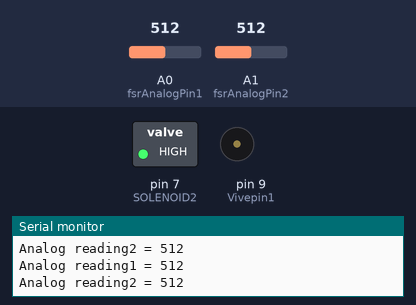
This sketch was run on a simulated Arduino Uno, built with avr-gcc and run on an emulated ATmega328P. Shown: switched loads named in the sketch (green lamp = pin HIGH), buzzer (waves = sounding), the last lines printed to the serial monitor. The inputs (shaded band) are chosen by the test bench; at power-on: A0 (fsrAnalogPin1) = 512, A1 (fsrAnalogPin2) = 512. Pins used as bus, display or sensor lines are not drawn.

Above: at 1.2 s.
1.3 s: A0 (fsrAnalogPin1) set to 716
At 1.9 s:
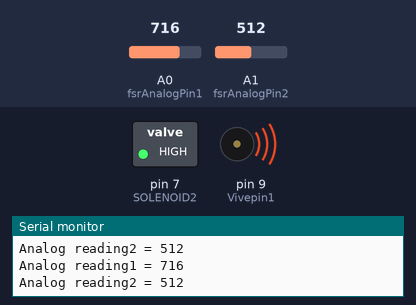
2.9 s: A1 (fsrAnalogPin2) set to 55
4.4 s: A1 (fsrAnalogPin2) set to 45
7.4 s: A0 (fsrAnalogPin1) set to 511
At 8.3 s:
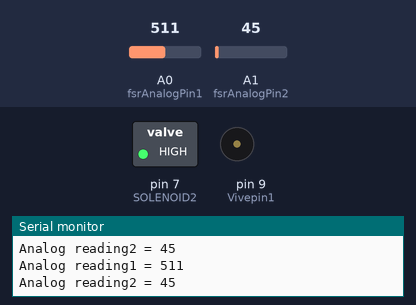
10.4 s: A0 (fsrAnalogPin1) set to 900
At 11.7 s:
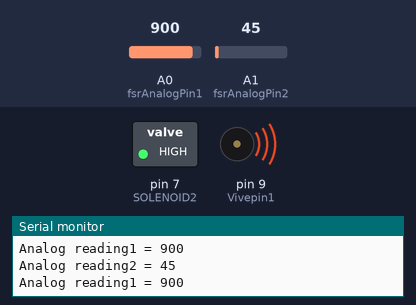
Timing chart, 0 to 13.4 s (numbered marks = the images above; inputs shaded):
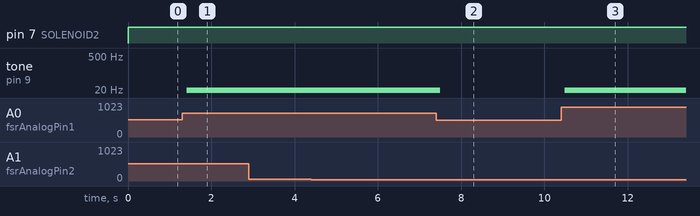

Measured:
- after the input at 1.3 s, tone on pin 9 (Vivepin1): silent → 1 Hz after 0.11 s
- after the input at 7.4 s, tone on pin 9 (Vivepin1): 1 Hz → silent after 0.09 s
- after the input at 10.4 s, tone on pin 9 (Vivepin1): silent → 1 Hz after 0.09 s

The sketch:

HapticShoesCode_new.ino
```cpp
int fsrAnalogPin1 = 0; // FSR is connected to analog 0
int fsrAnalogPin2 = A1;
int Vivepin1 = 9;      // connect Red LED to pin 11 (PWM pin)
int Vivepin2 = 10;
int fsrReading1;      // the analog reading from the FSR resistor divider
int fsrReading2;      // the analog reading from the FSR resistor divider
int vibe1;
int vibe2;
int air1;
int air2;

const int SOLENOID1 =6;
const int SOLENOID2 =7;

void setup(void) {
  Serial.begin(9600);   // We'll send debugging information via the Serial monitor
  pinMode(Vivepin1, OUTPUT);
  pinMode (SOLENOID1, OUTPUT);
  pinMode (SOLENOID2, OUTPUT);
}

void loop(void) {
  fsrReading1 = analogRead(fsrAnalogPin1);
  Serial.print("Analog reading1 = ");
  Serial.println(fsrReading1);

  fsrReading2 = analogRead(fsrAnalogPin2);
  Serial.print("Analog reading2 = ");
  Serial.println(fsrReading2);

  // we'll need to change the range from the analog reading (0-1023) down to the range
  // used by analogWrite (0-255) with map!\

  vibe1 = map(fsrReading1, 0, 1023, 0, 255);
  vibe2 = map(fsrReading1, 0, 1023, 0, 255);

  if(fsrReading1 != 0)
  {
    tone(9,vibe1/150);
  }
  if(fsrReading1 == 0)
  {
    noTone(9);
  }

  air1 = map(fsrReading2, 0, 1023, 0, 255);
  air2 = map(fsrReading2, 0, 1023, 0, 255);
  // LED gets brighter the harder you press
  digitalWrite(Vivepin1, vibe1);
  digitalWrite(Vivepin2, vibe2);
  digitalWrite(SOLENOID1, air1);
  digitalWrite(SOLENOID2, air2);

  if(fsrReading2 >= 50)
  {
    numericTouched();
  }
  else if(fsrReading2==0)
  {
    numericReleased();
  }

}
void numericTouched()
{
  digitalWrite(SOLENOID1, LOW); //closed
  digitalWrite(SOLENOID2, HIGH); //open
  delay(200);
  //digitalWrite(SOLENOID1, LOW); //open
  //digitalWrite(SOLENOID2, LOW); //closed
  //delay(50);
}
void numericReleased()
{
  digitalWrite(SOLENOID1, HIGH); //open
  digitalWrite(SOLENOID2, HIGH); //open
  //delay(200);
}
void numeric()
{
  digitalWrite(SOLENOID2, HIGH);
  delay(200);
  digitalWrite(SOLENOID2, LOW);
}
```
